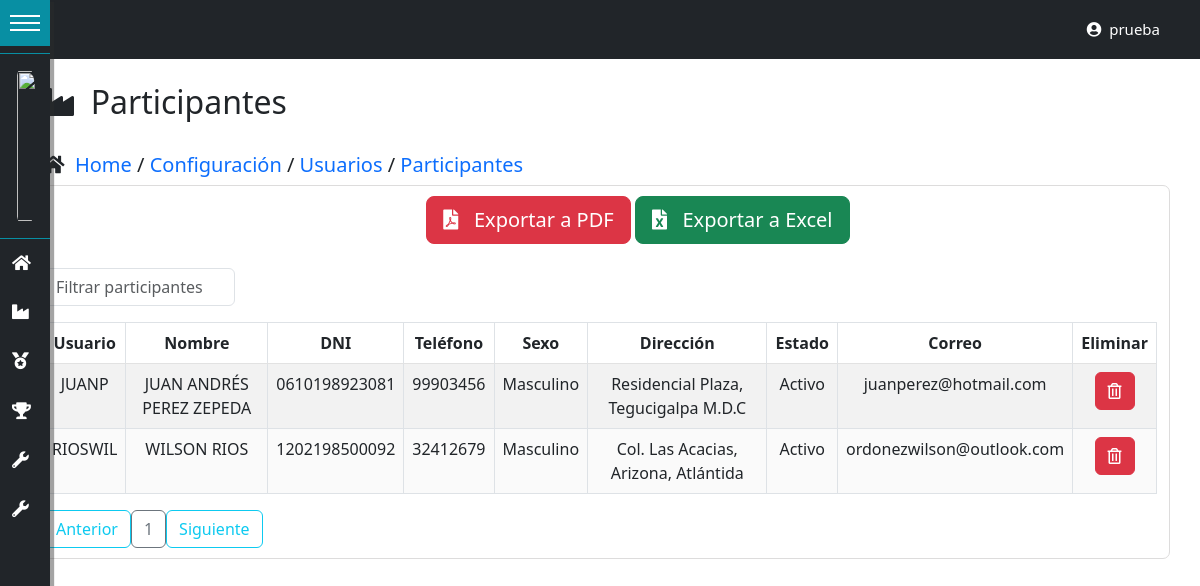
Page /participantes/ (signed in) on the earlier database version.
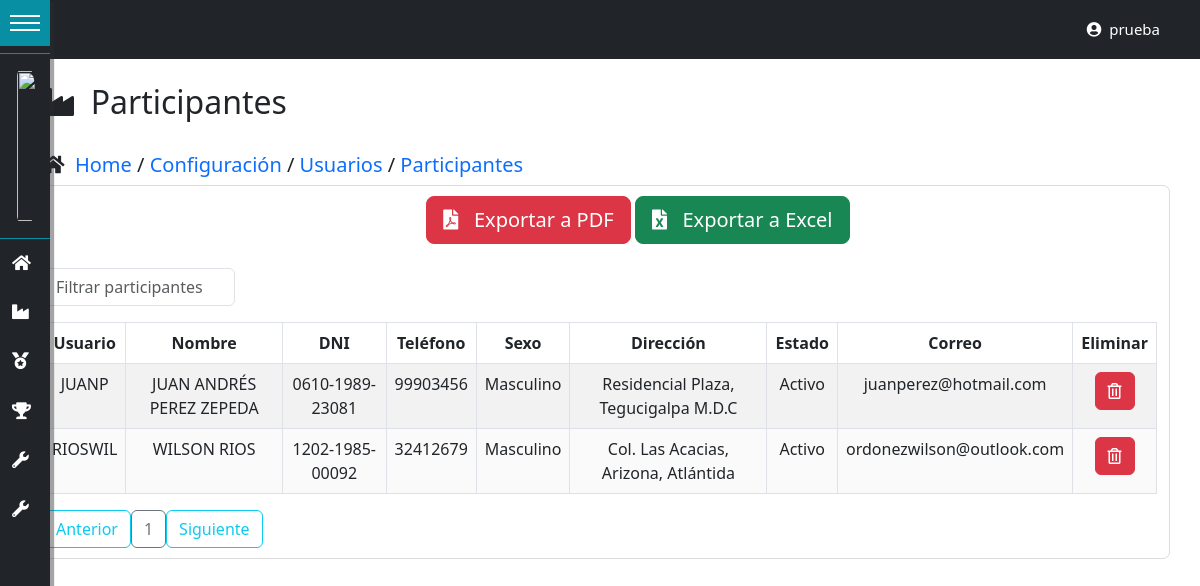
Same page on the later database version.
### tables this page shows
CREATE TABLE IF NOT EXISTS `usuarios` (
  `id_usuario` int(11) NOT NULL AUTO_INCREMENT,
  `id_persona` int(11) DEFAULT NULL,
  `usuario` varchar(50) NOT NULL,
  `estado` enum('Activo','Inactivo','Bloqueado','Eliminado') NOT NULL,
  `contrasena` varchar(100) NOT NULL,
  `id_rol` int(11) DEFAULT NULL,
  `fecha_ultima_conexion` datetime DEFAULT NULL,
  `correo_electronico` varchar(50) NOT NULL,
  `creado_por` varchar(30) NOT NULL,
  `fecha_creacion` datetime NOT NULL,
  `modificado_por` varchar(30) DEFAULT NULL,
  `fecha_modificacion` datetime DEFAULT NULL,
  PRIMARY KEY (`id_usuario`) USING BTREE,
  KEY `FK_empleados_roles` (`id_rol`) USING BTREE,
  KEY `FK_usuarios_personas` (`id_persona`),
  CONSTRAINT `FK_usuarios_personas` FOREIGN KEY (`id_persona`) REFERENCES `personas` (`id_persona`) ON DELETE NO ACTION ON UPDATE NO ACTION,
  CONSTRAINT `FK_usuarios_roles` FOREIGN KEY (`id_rol`) REFERENCES `roles` (`id_rol`) ON DELETE NO ACTION ON UPDATE NO ACTION
);

CREATE TABLE IF NOT EXISTS `personas` (
  `id_persona` int(11) NOT NULL AUTO_INCREMENT,
  `nombres` varchar(50) DEFAULT NULL,
  `apellidos` varchar(50) DEFAULT NULL,
  `dni` varchar(20) DEFAULT NULL,
  `telefono` varchar(15) DEFAULT NULL,
  `sexo` enum('Masculino','Femenino') DEFAULT NULL,
  `direccion` varchar(300) DEFAULT NULL,
  `creado_por` varchar(30) DEFAULT NULL,
  `fecha_creacion` datetime DEFAULT NULL,
  `modificado_por` varchar(30) DEFAULT NULL,
  `fecha_modificacion` datetime DEFAULT NULL,
  PRIMARY KEY (`id_persona`)
);

### controladores/vistasControlador.php (called while the page is built)
<?php
	require_once "./modelos/vistasModelo.php";
	class vistasControlador extends vistasModelo{
		public function obtener_plantilla_controlador(){
			return require_once "./vistas/plantilla.php";
		}
		public function obtener_vistas_controlador(){
			if(isset($_GET['views'])){
				$ruta=explode("/", $_GET['views']);
				$respuesta=vistasModelo::obtener_vistas_modelo($ruta[0]);
			}else{
				$respuesta="login";
			}
			return $respuesta;
		}
	}

### index.php (called while the page is built, shortened)
<?php
	require_once "./controladores/vistasControlador.php";
	$plantilla = new vistasControlador();
	$plantilla->obtener_plantilla_controlador();

### modelos/vistasModelo.php (called while the page is built, shortened)
<?php
	class vistasModelo{
		protected static function obtener_vistas_modelo($vistas){
			$listaBlanca=["home","empleados","participantes","empresas","sorteos","boletos","premios","usuarios",
			"roles","modulos","permisos","salir","dashboard","configuracion"];
			if(in_array($vistas, $listaBlanca)){
				if(is_file("./vistas/contenidos/".$vistas."-view.php")){
					$contenido="./vistas/contenidos/".$vistas."-view.php";
				}else{
					$contenido="404";
				}
			}elseif($vistas=="inicio" || $vistas=="index" || $vistas=="login" || $vistas=="recuperacion-clave" || $vistas=="registro"
			|| $vistas=="verifica-codigo" || $vistas=="cambio-contrasena"){
				$contenido="inicio";
			}else{
				$contenido="404";
			}
			return $contenido;
		}
	}

### config/conexion.php (called while the page is built, shortened)
<?php
class ConexionBD{
    protected $manejador = "mysql";
    private static $servidor = "localhost";
    private static $usuario = "root";
    private static $pass = "";
    protected $db_name = "dbsorteo";
    protected function getConexion(){
        try{
            $parametros=array(PDO::ATTR_PERSISTENT=>true,PDO::MYSQL_ATTR_INIT_COMMAND=>"SET NAMES utf8");
            $this->conexion=new PDO($this->manejador.":host=".self::$servidor.";dbname=".$this->db_name,self::$usuario,self::$pass,$parametros);
            return $this->conexion;
        }
        catch(PDOException $e){
            echo 'Error en la conexion a la BD :'.$e->getMessage();
        }
    }
}

### DatosTablas/obtenerDatosUsuarios.php (called while the page is built, shortened)
<?php
require_once("./config/conexion.php");
class obtenerDatosUsuarios extends ConexionBD{
    public function datosParticipantes(){
        $sql="SELECT u.id_usuario, u.id_persona, u.id_rol, u.usuario, p.nombres, p.apellidos, u.estado,r.rol,
        u.correo_electronico,p.dni, p.telefono,p.sexo,p.direccion from usuarios u
        inner join roles r on r.id_rol=u.id_rol
        inner join personas p on p.id_persona=u.id_persona
        where u.id_rol=3";
        $resultado=$this->conexion->query($sql) or die ($sql);
        return $resultado;
    }
}

### vistas/contenidos/participantes-view.php (the view, shortened to what this page needs)
<?php
include("./DatosTablas/obtenerDatosUsuarios.php");
?>
<br>
<div class="container">
    <h2><i class="fas fa-industry"></i>&nbsp; Participantes</h2>
</div>
<br>
<div class="container">
    <h5><i class="fas fa-home"></i>&nbsp;
    <a href="<?php echo SERVERURL?>dashboard/"> Home </a>
    /
    <a href="<?php echo SERVERURL?>configuracion/"> Configuración </a>
    /
    <a href="<?php echo SERVERURL?>usuarios/"> Usuarios </a>
    /
    <a href="<?php echo SERVERURL?>participantes/"> Participantes </a></h5>
</div>
<div class="container contenedor-tabla">
    <div class="container">
    <div class="row">
        <div class="col-4"></div>
        <div class="col-6">
            <div class="btn btn-danger btn-lg" data-bs-toggle="modal" data-bs-target="#ModalCrear"><i class="fas fa-file-pdf"></i> &nbsp; Exportar a PDF</div>
            <div class="btn btn-success btn-lg" data-bs-toggle="modal" data-bs-target="#ModalCrear"><i class="fas fa-file-excel"></i> &nbsp; Exportar a Excel</div>
        </div>
        <div class="col-2"></div>
    </div>
    </div>
<div class="table-responsive">
    <br>
        <input type="text" id="searchBox" class="form-control" onkeyup="filterTable()" placeholder="Filtrar participantes">
    <table id="datos-usuario" class="table table-bordered table-striped text-center">
        <thead>
            <tr>
                <th>Usuario</th>
                <th>Nombre</th>
                <th>DNI</th>
                <th>Teléfono</th>
                <th>Sexo</th>
                <th>Dirección</th>
                <th>Estado</th>
                <th>Correo</th>
                <th>Eliminar</th>
            </tr>
        </thead>
        <tbody class="body">
        <?php
                $datos=new obtenerDatosUsuarios();
                $resultado=$datos->datosParticipantes();
                foreach ($resultado as $fila){
            ?>
            <tr>
                <td><?php echo $fila['usuario']; ?></td>
                <td><?php echo $fila['nombres'] . " " . $fila['apellidos']; ?></td>
                <td><?php echo $fila['dni']; ?></td>
                <td><?php echo $fila['telefono']; ?></td>
                <td><?php echo $fila['sexo']; ?></td>
                <td><?php echo $fila['direccion']; ?></td>
                <td><?php echo $fila['estado']; ?></td>
                <td><?php echo $fila['correo_electronico']; ?></td>
                <td>
					<form class="FormularioAjax" action="<?php echo SERVERURL; ?>ajax/empleadosAjax.php" method="POST" data-form="delete" autocomplete="off">
					<button type="submit" class="btn btn-danger">
						<i class="far fa-trash-alt"></i>
					</button>
					</form>
				</td>
                </tr>
            <?php
                    }
            ?>
        </tbody>
    </table>
</div>
<div id="paginador" class=""></div>
</div>
<br>
<br>

### vistas/plantilla.php (shortened to what this page needs)
<!DOCTYPE html>
<html lang="es">
<head>
	<?php include "./vistas/inc/archivos_css.php"; ?>
</head>
<body>
	<?php
		require_once "./controladores/vistasControlador.php";
		$IV = new vistasControlador();
		$vistas=$IV->obtener_vistas_controlador();
		if($vistas=="inicio" || $vistas=="login" || $vistas=="404" || $vistas=="recuperacion-clave" || $vistas=="registro"
		|| $vistas=="verifica-codigo" || $vistas=="cambio-contrasena"){
			require_once "./vistas/contenidos/".$vistas."-view.php";
		}else{
	?>
	<main class="full-box main-container">
		<?php
		if($_SESSION['rol']!='PARTICIPANTE'){
			include "./vistas/inc/NavLateral.php";
		}
		 ?>
		<section class="full-box page-content">
			<?php
			if($_SESSION['rol']!='PARTICIPANTE'){
				include "./vistas/inc/NavbarAdm.php";
				include  $vistas;
			}else{
				include "./vistas/inc/Navbar.php";
				include  $vistas;
			}
			?>
		</section>
	</main>
	<?php
		}
	?>
</body>
</html>

### vistas/inc/archivos_css.php
<link rel="stylesheet" href="<?php echo SERVERURL; ?>vistas/css/Estilo-Form.css">
<link rel="stylesheet" href="<?php echo SERVERURL; ?>vistas/css/estilos-vistas.css">
<link rel="stylesheet" href="<?php echo SERVERURL; ?>vistas/css/tarjetas.css">
<link rel="stylesheet" href="<?php echo SERVERURL; ?>vistas/css/EstiloLogin.css">
<link rel="stylesheet" href="<?php echo SERVERURL; ?>vistas/css/bootstrap-grid.css">
<link rel="stylesheet" href="<?php echo SERVERURL; ?>vistas/css/bootstrap-grid.min.css">
<link rel="stylesheet" href="<?php echo SERVERURL; ?>vistas/css/bootstrap-grid.rtl.css">
<link rel="stylesheet" href="<?php echo SERVERURL; ?>vistas/css/bootstrap-grid.rtl.min.css">
<link rel="stylesheet" href="<?php echo SERVERURL; ?>vistas/css/bootstrap-reboot.css">
<link rel="stylesheet" href="<?php echo SERVERURL; ?>vistas/css/bootstrap-reboot.min.css">
<link rel="stylesheet" href="<?php echo SERVERURL; ?>vistas/css/bootstrap-reboot.rtl.css">
<link rel="stylesheet" href="<?php echo SERVERURL; ?>vistas/css/bootstrap-reboot.rtl.min.css">
<link rel="stylesheet" href="<?php echo SERVERURL; ?>vistas/css/bootstrap-utilities.css">
<link rel="stylesheet" href="<?php echo SERVERURL; ?>vistas/css/bootstrap-utilities.rtl.min.css">
<link rel="stylesheet" href="<?php echo SERVERURL; ?>vistas/css/bootstrap-utilities.min.css">
<link rel="stylesheet" href="<?php echo SERVERURL; ?>vistas/css/bootstrap.css">
<link rel="stylesheet" href="<?php echo SERVERURL; ?>vistas/css/bootstrap.min.css">
<link rel="stylesheet" href="<?php echo SERVERURL; ?>vistas/css/bootstrap.rtl.css">
<link rel="stylesheet" href="<?php echo SERVERURL; ?>vistas/css/bootstrap.rtl.min.css">
<link rel="stylesheet" href="<?php echo SERVERURL; ?>vistas/fontawesome-free-5.15.4-web/css/all.css">
<link rel="stylesheet" href="<?php echo SERVERURL; ?>vistas/fontawesome-free-5.15.4-web/css/all.min.css">
<link rel="stylesheet" href="<?php echo SERVERURL; ?>vistas/fontawesome-free-5.15.4-web/css/brands.css">
<link rel="stylesheet" href="<?php echo SERVERURL; ?>vistas/fontawesome-free-5.15.4-web/css/brands.min.css">
<link rel="stylesheet" href="<?php echo SERVERURL; ?>vistas/fontawesome-free-5.15.4-web/css/fontawesome.css">
<link rel="stylesheet" href="<?php echo SERVERURL; ?>vistas/fontawesome-free-5.15.4-web/css/fontawesome.min.css">
<link rel="stylesheet" href="<?php echo SERVERURL; ?>vistas/fontawesome-free-5.15.4-web/css/regular.css">
<link rel="stylesheet" href="<?php echo SERVERURL; ?>vistas/fontawesome-free-5.15.4-web/css/regular.min.css">
<link rel="stylesheet" href="<?php echo SERVERURL; ?>vistas/fontawesome-free-5.15.4-web/css/solid.css">
<link rel="stylesheet" href="<?php echo SERVERURL; ?>vistas/fontawesome-free-5.15.4-web/css/solid.min.css">
<link rel="stylesheet" href="<?php echo SERVERURL; ?>vistas/fontawesome-free-5.15.4-web/css/svg-with-js.css">
<link rel="stylesheet" href="<?php echo SERVERURL; ?>vistas/fontawesome-free-5.15.4-web/css/svg-with-js.min.css">
<link rel="stylesheet" href="<?php echo SERVERURL; ?>vistas/fontawesome-free-5.15.4-web/css/v4-shims.css">
<link rel="stylesheet" href="https://cdn.datatables.net/v/dt/dt-1.13.1/datatables.min.css">

### vistas/inc/NavLateral.php (shortened to what this page needs)
<div id="sidemenu" class="menu-collapsed">
  <div id="header">
    <div id="menu-btn">
      <div class="btn-hamburger"></div>
      <div class="btn-hamburger"></div>
      <div class="btn-hamburger"></div>
    </div>
  </div>
  <div id="profile">
    <div id="photo"><img src="../vistas/assets/icons/Avatar.png" width="150" height="150" alt=""></div>
  </div>
  <div id="menu-items">
    <div class="item">
      <a href="<?php echo SERVERURL?>dashboard/">
        <div class="icon"><i class="fas fa-home"></i></div>
      </a>
      <a href="<?php echo SERVERURL?>empresas/">
        <div class="icon"><i class="fas fa-industry"></i></div>
      </a>
      <a href="<?php echo SERVERURL?>sorteos/">
        <div class="icon"><i class="fas fa-medal"></i></div>
      </a>
      <a href="<?php echo SERVERURL?>premios/">
        <div class="icon"><i class="fas fa-trophy"></i></div>
      </a>
      <a href="<?php echo SERVERURL?>configuracion/">
        <div class="icon"><i class="fas fa-wrench"></i></div>
      </a>
      <a href="<?php echo SERVERURL?>administracion/">
        <div class="icon"><i class="fas fa-wrench"></i></div>
      </a>
    </div>
  </div>
</div>

### vistas/inc/NavbarAdm.php (shortened to what this page needs)
<nav class="navbar navbar-expand-lg navbar-dark bg-dark navbar-admin" style="justify-content:right;">
  <div class="dropdown navbar-admin">
    <button class="boton-dropdown float-right navbar-admin"><i class="fas fa-user-circle"></i> &nbsp;<?php echo $_SESSION['usuario_login']?></button>
  </div>
</nav>

### vistas/css/Estilo-Form.css (style rules this page uses)
.contenedor-tabla { border: 1px solid #dddcdc; -moz-border-radius: 7px; -webkit-border-radius: 7px; padding: 10px; }
#searchBox { width:12rem; }
#datos-usuario { width: 100%; border-collapse: collapse; background-color:white; }
.contenedor-tabla { background-color:white; }
#datos-usuario th, td { padding: 8px; text-align: center; border-bottom: 1px solid rgb(226, 226, 226); }
#datos-usuario tr:nth-child(even) { background-color: #fafafa; }
.container h5 a { text-decoration: none; }

### vistas/css/estilos-vistas.css (style rules this page uses)
.navbar-admin .boton-dropdown { color:rgb(255, 255, 255); background-color: transparent; border:none; padding: 10px; margin-left: 20px; margin-right: 30px; }
.navbar-admin .dropdown .boton-dropdown { justify-content: center; }
.navbar-admin .dropdown { display: inline-block; position: relative; font-size:15px; z-index: 1; }
:root { --width:17rem; --pading:12px; --bgcoolor:rgb(33, 37, 41); --hovercolor:#088fa3; --width-collapsed:50px; }
body { font-size:18px; padding:0; margin: 0; margin-left:var(--width-collapsed); }
#sidemenu { background-color: var(--bgcoolor); z-index: 1; color:white; position:fixed; height: 100%; left:0; top:0; font-family:'calibri'; box-shadow: 4px 2px 1px #2c2c2c6e; }
#sidemenu a { color:white; text-decoration:none; }
#sidemenu #header { box-sizing:border-box; border-bottom: solid 1px var(--hovercolor); }
#sidemenu #header #menu-btn { display: inline-block; }
#sidemenu #header #menu-btn { cursor:pointer; padding:10px; width: var(--width-collapsed); box-sizing: border-box; }
#sidemenu #header #menu-btn .btn-hamburger { background-color: #fff; width: 100%; height: 2px; margin: 5px 0; }
#sidemenu #profile { border-bottom: solid 1px var(--hovercolor); padding: var(--pading); text-align:center; }
#sidemenu #profile #photo { box-sizing: border-box; padding: var(--pading); margin: 0 auto; }
#sidemenu #profile #photo { border-radius: 40%; width: 100%; }
#sidemenu #profile #photo, #sidemenu #profile #name { font-size: 16px; padding: 5px; overflow: hidden; }
#sidemenu #menu-items { overflow:hidden; }
#sidemenu #menu-items .item { width: var(--width); }
#sidemenu #menu-items .item .icon { display: inline-block; }
#sidemenu #menu-items .item .icon, #sidemenu #menu-items .item .title { font-size: 1.05rem; vertical-align: middle; overflow: hidden; display: inline-block; }
#sidemenu #menu-items .item a { display: block; }
#sidemenu #menu-items .item .icon { box-sizing: border-box; padding: var(--pading); width: var(--width-collapsed); }
.menu-collapsed { width: var(--width-collapsed); }
.menu-collapsed .item { width: 100px; }

Differences in the rows shown:
changed through a linked row, usuarios "JUANP": id_persona.dni "0610198923081" → "0610-1989-23081"
changed through a linked row, usuarios "RIOSWIL": id_persona.dni "1202198500092" → "1202-1985-00092"
